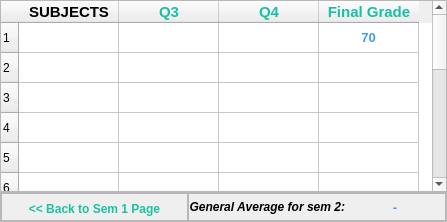
           <widget class="QWidget" name="sem2">
            <layout class="QVBoxLayout" name="verticalLayout_7">
             <property name="spacing">
              <number>0</number>
             </property>
             <property name="leftMargin">
              <number>0</number>
             </property>
             <property name="topMargin">
              <number>0</number>
             </property>
             <property name="rightMargin">
              <number>0</number>
             </property>
             <property name="bottomMargin">
              <number>0</number>
             </property>
             <item>
              <widget class="QTableWidget" name="sem2SubTable">
               <property name="styleSheet">
                <string notr="true">QTableView::item:selected  {
color: rgb(255, 255, 255);
background-color: rgb(67, 156, 250);
}</string>
               </property>
               <row>
                <property name="text">
                 <string>1</string>
                </property>
               </row>
               <row>
                <property name="text">
                 <string>2</string>
                </property>
               </row>
               <row>
                <property name="text">
                 <string>3</string>
                </property>
               </row>
               <row>
                <property name="text">
                 <string>4</string>
                </property>
               </row>
               <row>
                <property name="text">
                 <string>5</string>
                </property>
               </row>
               <row>
                <property name="text">
                 <string>6</string>
                </property>
               </row>
               <row>
                <property name="text">
                 <string>7</string>
                </property>
               </row>
               <row>
                <property name="text">
                 <string>8</string>
                </property>
               </row>
               <row>
                <property name="text">
                 <string>9</string>
                </property>
               </row>
               <row>
                <property name="text">
                 <string>10</string>
                </property>
               </row>
               <row>
                <property name="text">
                 <string>11</string>
                </property>
               </row>
               <row>
                <property name="text">
                 <string>12</string>
                </property>
               </row>
               <row>
                <property name="text">
                 <string>13</string>
                </property>
               </row>
               <row>
                <property name="text">
                 <string>14</string>
                </property>
               </row>
               <row>
                <property name="text">
                 <string>15</string>
                </property>
               </row>
               <column>
                <property name="text">
                 <string>SUBJECTS</string>
                </property>
                <property name="font">
                 <font>
                  <pointsize>11</pointsize>
                  <bold>true</bold>
                 </font>
                </property>
               </column>
               <column>
                <property name="text">
                 <string>Q3</string>
                </property>
                <property name="font">
                 <font>
                  <pointsize>11</pointsize>
                  <bold>true</bold>
                 </font>
                </property>
                <property name="foreground">
                 <brush brushstyle="SolidPattern">
                  <color alpha="255">
                   <red>26</red>
                   <green>191</green>
                   <blue>164</blue>
                  </color>
                 </brush>
                </property>
               </column>
               <column>
                <property name="text">
                 <string>Q4</string>
                </property>
                <property name="font">
                 <font>
                  <pointsize>11</pointsize>
                  <bold>true</bold>
                 </font>
                </property>
                <property name="foreground">
                 <brush brushstyle="SolidPattern">
                  <color alpha="255">
                   <red>26</red>
                   <green>191</green>
                   <blue>164</blue>
                  </color>
                 </brush>
                </property>
               </column>
               <column>
                <property name="text">
                 <string>Final Grade</string>
                </property>
                <property name="font">
                 <font>
                  <pointsize>11</pointsize>
                  <bold>true</bold>
                 </font>
                </property>
                <property name="foreground">
                 <brush brushstyle="SolidPattern">
                  <color alpha="255">
                   <red>26</red>
                   <green>191</green>
                   <blue>164</blue>
                  </color>
                 </brush>
                </property>
               </column>
               <item row="0" column="3">
                <property name="text">
                 <string>70</string>
                </property>
                <property name="font">
                 <font>
                  <pointsize>10</pointsize>
                  <bold>true</bold>
                 </font>
                </property>
                <property name="textAlignment">
                 <set>AlignCenter</set>
                </property>
                <property name="foreground">
                 <brush brushstyle="SolidPattern">
                  <color alpha="255">
                   <red>67</red>
                   <green>156</green>
                   <blue>250</blue>
                  </color>
                 </brush>
                </property>
               </item>
               <item row="1" column="3">
                <property name="text">
                 <string/>
                </property>
                <property name="font">
                 <font>
                  <pointsize>10</pointsize>
                  <bold>true</bold>
                 </font>
                </property>
                <property name="textAlignment">
                 <set>AlignCenter</set>
                </property>
                <property name="foreground">
                 <brush brushstyle="SolidPattern">
                  <color alpha="255">
                   <red>67</red>
                   <green>156</green>
                   <blue>250</blue>
                  </color>
                 </brush>
                </property>
               </item>
               <item row="2" column="3">
                <property name="text">
                 <string/>
                </property>
                <property name="font">
                 <font>
                  <pointsize>10</pointsize>
                  <bold>true</bold>
                 </font>
                </property>
                <property name="textAlignment">
                 <set>AlignCenter</set>
                </property>
                <property name="background">
                 <brush brushstyle="NoBrush">
                  <color alpha="255">
                   <red>255</red>
                   <green>255</green>
                   <blue>255</blue>
                  </color>
                 </brush>
                </property>
                <property name="foreground">
                 <brush brushstyle="SolidPattern">
                  <color alpha="255">
                   <red>67</red>
                   <green>156</green>
                   <blue>250</blue>
                  </color>
                 </brush>
                </property>
               </item>
               <item row="3" column="3">
                <property name="text">
                 <string/>
                </property>
                <property name="font">
                 <font>
                  <pointsize>10</pointsize>
                  <bold>true</bold>
                 </font>
                </property>
                <property name="textAlignment">
                 <set>AlignCenter</set>
                </property>
                <property name="foreground">
                 <brush brushstyle="SolidPattern">
                  <color alpha="255">
                   <red>67</red>
                   <green>156</green>
                   <blue>250</blue>
                  </color>
                 </brush>
                </property>
               </item>
               <item row="4" column="3">
                <property name="text">
                 <string/>
                </property>
                <property name="font">
                 <font>
                  <pointsize>10</pointsize>
                  <bold>true</bold>
                 </font>
                </property>
                <property name="textAlignment">
                 <set>AlignCenter</set>
                </property>
                <property name="foreground">
                 <brush brushstyle="SolidPattern">
                  <color alpha="255">
                   <red>67</red>
                   <green>156</green>
                   <blue>250</blue>
                  </color>
                 </brush>
                </property>
               </item>
               <item row="5" column="3">
                <property name="text">
                 <string/>
                </property>
                <property name="font">
                 <font>
                  <pointsize>10</pointsize>
                  <bold>true</bold>
                 </font>
                </property>
                <property name="textAlignment">
                 <set>AlignCenter</set>
                </property>
                <property name="foreground">
                 <brush brushstyle="SolidPattern">
                  <color alpha="255">
                   <red>67</red>
                   <green>156</green>
                   <blue>250</blue>
                  </color>
                 </brush>
                </property>
               </item>
               <item row="6" column="3">
                <property name="text">
                 <string/>
                </property>
                <property name="font">
                 <font>
                  <pointsize>10</pointsize>
                  <bold>true</bold>
                 </font>
                </property>
                <property name="textAlignment">
                 <set>AlignCenter</set>
                </property>
                <property name="foreground">
                 <brush brushstyle="SolidPattern">
                  <color alpha="255">
                   <red>67</red>
                   <green>156</green>
                   <blue>250</blue>
                  </color>
                 </brush>
                </property>
               </item>
               <item row="7" column="3">
                <property name="text">
                 <string/>
                </property>
                <property name="font">
                 <font>
                  <pointsize>10</pointsize>
                  <bold>true</bold>
                 </font>
                </property>
                <property name="textAlignment">
                 <set>AlignCenter</set>
                </property>
                <property name="foreground">
                 <brush brushstyle="SolidPattern">
                  <color alpha="255">
                   <red>67</red>
                   <green>156</green>
                   <blue>250</blue>
                  </color>
                 </brush>
                </property>
               </item>
               <item row="8" column="3">
                <property name="text">
                 <string/>
                </property>
                <property name="font">
                 <font>
                  <pointsize>10</pointsize>
                  <bold>true</bold>
                 </font>
                </property>
                <property name="textAlignment">
                 <set>AlignCenter</set>
                </property>
                <property name="foreground">
                 <brush brushstyle="SolidPattern">
                  <color alpha="255">
                   <red>67</red>
                   <green>156</green>
                   <blue>250</blue>
                  </color>
                 </brush>
                </property>
               </item>
               <item row="9" column="3">
                <property name="text">
                 <string/>
                </property>
                <property name="font">
                 <font>
                  <pointsize>10</pointsize>
                  <bold>true</bold>
                 </font>
                </property>
                <property name="textAlignment">
                 <set>AlignCenter</set>
                </property>
                <property name="foreground">
                 <brush brushstyle="SolidPattern">
                  <color alpha="255">
                   <red>67</red>
                   <green>156</green>
                   <blue>250</blue>
                  </color>
                 </brush>
                </property>
               </item>
               <item row="10" column="3">
                <property name="text">
                 <string/>
                </property>
                <property name="font">
                 <font>
                  <pointsize>10</pointsize>
                  <bold>true</bold>
                 </font>
                </property>
                <property name="textAlignment">
                 <set>AlignCenter</set>
                </property>
                <property name="background">
                 <brush brushstyle="NoBrush">
                  <color alpha="255">
                   <red>0</red>
                   <green>0</green>
                   <blue>0</blue>
                  </color>
                 </brush>
                </property>
                <property name="foreground">
                 <brush brushstyle="SolidPattern">
                  <color alpha="255">
                   <red>67</red>
                   <green>156</green>
                   <blue>250</blue>
                  </color>
                 </brush>
                </property>
               </item>
               <item row="11" column="3">
                <property name="text">
                 <string/>
                </property>
                <property name="font">
                 <font>
                  <pointsize>10</pointsize>
                  <bold>true</bold>
                 </font>
                </property>
                <property name="textAlignment">
                 <set>AlignCenter</set>
                </property>
                <property name="foreground">
                 <brush brushstyle="SolidPattern">
                  <color alpha="255">
                   <red>67</red>
                   <green>156</green>
                   <blue>250</blue>
                  </color>
                 </brush>
                </property>
               </item>
               <item row="12" column="3">
                <property name="text">
                 <string/>
                </property>
                <property name="font">
                 <font>
                  <pointsize>10</pointsize>
                  <bold>true</bold>
                 </font>
                </property>
                <property name="textAlignment">
                 <set>AlignCenter</set>
                </property>
                <property name="foreground">
                 <brush brushstyle="SolidPattern">
                  <color alpha="255">
                   <red>67</red>
                   <green>156</green>
                   <blue>250</blue>
                  </color>
                 </brush>
                </property>
               </item>
               <item row="13" column="3">
                <property name="text">
                 <string/>
                </property>
                <property name="font">
                 <font>
                  <pointsize>10</pointsize>
                  <bold>true</bold>
                 </font>
                </property>
                <property name="textAlignment">
                 <set>AlignCenter</set>
                </property>
                <property name="foreground">
                 <brush brushstyle="SolidPattern">
                  <color alpha="255">
                   <red>67</red>
                   <green>156</green>
                   <blue>250</blue>
                  </color>
                 </brush>
                </property>
               </item>
               <item row="14" column="3">
                <property name="text">
                 <string>89</string>
                </property>
                <property name="font">
                 <font>
                  <pointsize>10</pointsize>
                  <bold>true</bold>
                 </font>
                </property>
                <property name="textAlignment">
                 <set>AlignCenter</set>
                </property>
                <property name="foreground">
                 <brush brushstyle="SolidPattern">
                  <color alpha="255">
                   <red>67</red>
                   <green>156</green>
                   <blue>250</blue>
                  </color>
                 </brush>
                </property>
               </item>
              </widget>
             </item>
             <item>
              <widget class="QFrame" name="frame_12">
               <property name="minimumSize">
                <size>
                 <width>0</width>
                 <height>30</height>
                </size>
               </property>
               <property name="maximumSize">
                <size>
                 <width>16777215</width>
                 <height>30</height>
                </size>
               </property>
               <property name="layoutDirection">
                <enum>Qt::RightToLeft</enum>
               </property>
               <property name="frameShape">
                <enum>QFrame::StyledPanel</enum>
               </property>
               <property name="frameShadow">
                <enum>QFrame::Raised</enum>
               </property>
               <layout class="QHBoxLayout" name="horizontalLayout_7">
                <property name="spacing">
                 <number>0</number>
                </property>
                <property name="leftMargin">
                 <number>0</number>
                </property>
                <property name="topMargin">
                 <number>0</number>
                </property>
                <property name="rightMargin">
                 <number>0</number>
                </property>
                <property name="bottomMargin">
                 <number>0</number>
                </property>
                <item>
                 <widget class="QFrame" name="frame_14">
                  <property name="frameShape">
                   <enum>QFrame::StyledPanel</enum>
                  </property>
                  <property name="frameShadow">
                   <enum>QFrame::Raised</enum>
                  </property>
                  <layout class="QHBoxLayout" name="horizontalLayout_10">
                   <property name="spacing">
                    <number>0</number>
                   </property>
                   <property name="leftMargin">
                    <number>0</number>
                   </property>
                   <property name="topMargin">
                    <number>0</number>
                   </property>
                   <property name="rightMargin">
                    <number>0</number>
                   </property>
                   <property name="bottomMargin">
                    <number>0</number>
                   </property>
                   <item>
                    <widget class="QLabel" name="genAve2">
                     <property name="minimumSize">
                      <size>
                       <width>100</width>
                       <height>0</height>
                      </size>
                     </property>
                     <property name="maximumSize">
                      <size>
                       <width>100</width>
                       <height>16777215</height>
                      </size>
                     </property>
                     <property name="font">
                      <font>
                       <pointsize>10</pointsize>
                       <bold>true</bold>
                      </font>
                     </property>
                     <property name="styleSheet">
                      <string notr="true">QLabel{
color: rgb(67, 156, 250);
}</string>
                     </property>
                     <property name="text">
                      <string>-</string>
                     </property>
                     <property name="alignment">
                      <set>Qt::AlignCenter</set>
                     </property>
                    </widget>
                   </item>
                   <item>
                    <widget class="QLabel" name="genSem2Label">
                     <property name="font">
                      <font>
                       <pointsize>9</pointsize>
                       <italic>true</italic>
                       <bold>true</bold>
                      </font>
                     </property>
                     <property name="text">
                      <string>General Average for sem 2:</string>
                     </property>
                     <property name="alignment">
                      <set>Qt::AlignRight|Qt::AlignTrailing|Qt::AlignVCenter</set>
                     </property>
                    </widget>
                   </item>
                  </layout>
                 </widget>
                </item>
                <item>
                 <widget class="QFrame" name="frame_13">
                  <property name="frameShape">
                   <enum>QFrame::StyledPanel</enum>
                  </property>
                  <property name="frameShadow">
                   <enum>QFrame::Raised</enum>
                  </property>
                  <layout class="QHBoxLayout" name="horizontalLayout_8">
                   <property name="spacing">
                    <number>0</number>
                   </property>
                   <property name="leftMargin">
                    <number>0</number>
                   </property>
                   <property name="topMargin">
                    <number>0</number>
                   </property>
                   <property name="rightMargin">
                    <number>0</number>
                   </property>
                   <property name="bottomMargin">
                    <number>0</number>
                   </property>
                   <item>
                    <widget class="QPushButton" name="sem1Btn">
                     <property name="minimumSize">
                      <size>
                       <width>185</width>
                       <height>30</height>
                      </size>
                     </property>
                     <property name="maximumSize">
                      <size>
                       <width>185</width>
                       <height>16777215</height>
                      </size>
                     </property>
                     <property name="font">
                      <font>
                       <pointsize>9</pointsize>
                       <bold>true</bold>
                      </font>
                     </property>
                     <property name="cursor">
                      <cursorShape>PointingHandCursor</cursorShape>
                     </property>
                     <property name="layoutDirection">
                      <enum>Qt::RightToLeft</enum>
                     </property>
                     <property name="styleSheet">
                      <string notr="true">QPushButton{
	color: rgb(26, 194, 161);
	border: none;
}
</string>
                     </property>
                     <property name="text">
                      <string>&lt;&lt; Back to Sem 1 Page</string>
                     </property>
                    </widget>
                   </item>
                  </layout>
                 </widget>
                </item>
               </layout>
              </widget>
             </item>
            </layout>
           </widget>
